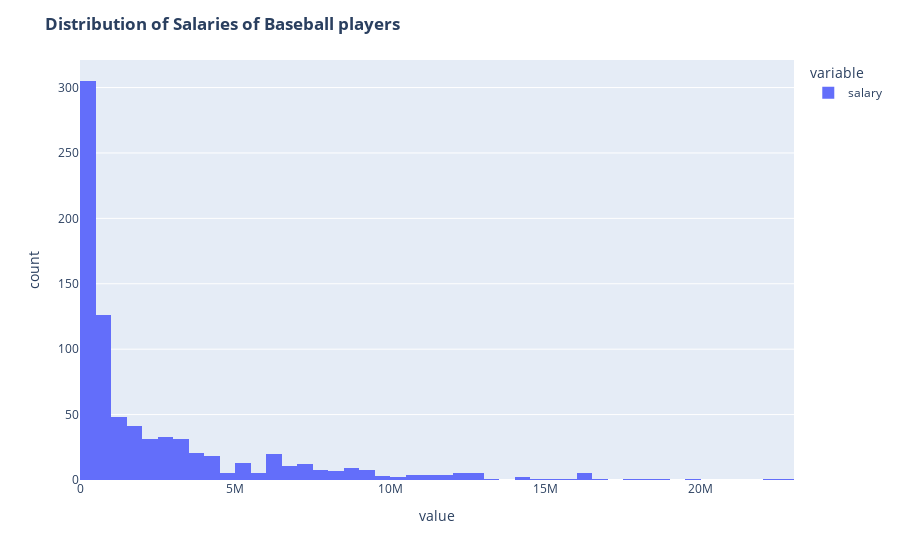

Notebook source saved alongside this figure:
### Code cell
fig = ex.histogram(BBH)
fig.update_layout(title='<b>Distribution of Salaries of Baseball players<b>')
fig.show()

### Figure 1 — Plotly figure (JSON) as saved in the notebook; plotly's stock layout.template omitted (floating-point values rounded to 4 significant figures; data arrays with more than 128 entries replaced by an {"elided": "..."} marker saying what was removed)
{"data": [{"alignmentgroup": "True", "bingroup": "x", "hovertemplate": "variable=salary<br>value=%{x}<br>count=%{y}<extra></extra>", "legendgroup": "salary", "marker": {"color": "#636efa", "pattern": {"shape": ""}}, "name": "salary", "offsetgroup": "salary", "orientation": "v", "showlegend": true, "type": "histogram", "x": {"elided": "797 int values"}, "xaxis": "x", "yaxis": "y"}], "layout": {"autosize": true, "barmode": "relative", "legend": {"title": {"text": "variable"}, "tracegroupgap": 0}, "margin": {"t": 60}, "title": {"text": "<b>Distribution of Salaries of Baseball players<b>"}, "xaxis": {"anchor": "y", "autorange": true, "domain": [0, 1], "range": [-0.5, 23000000.0], "title": {"text": "value"}, "type": "linear"}, "yaxis": {"anchor": "x", "autorange": true, "domain": [0, 1], "range": [0, 321.1], "title": {"text": "count"}}}}
